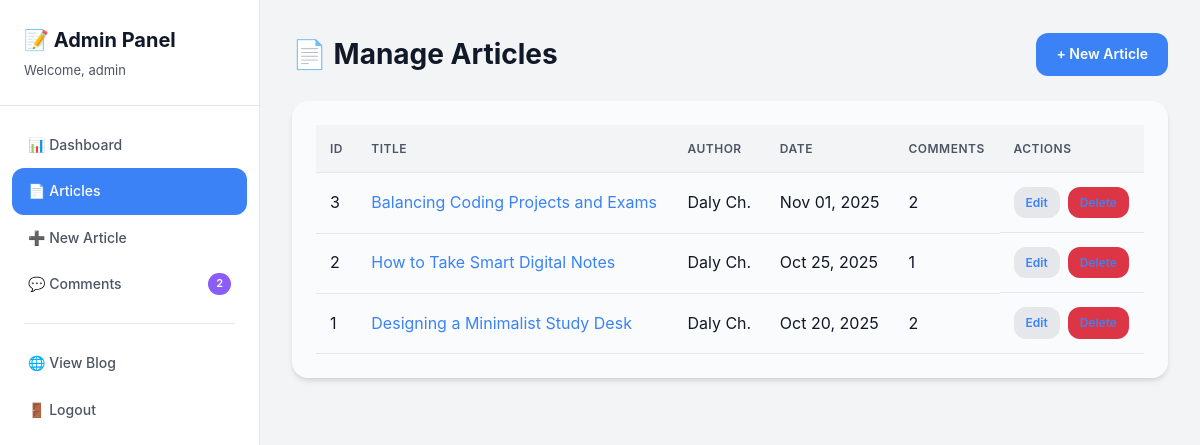
/admin/articles.php (signed in), run on the app's committed database.
### tables this page shows
CREATE TABLE IF NOT EXISTS articles (
    id INT AUTO_INCREMENT PRIMARY KEY,
    title VARCHAR(255) NOT NULL,
    summary TEXT,
    content TEXT NOT NULL,
    author VARCHAR(100) DEFAULT 'Anonymous',
    image_url VARCHAR(500),
    tags VARCHAR(255),
    read_time INT DEFAULT 5,
    created_at TIMESTAMP DEFAULT CURRENT_TIMESTAMP,
    updated_at TIMESTAMP DEFAULT CURRENT_TIMESTAMP ON UPDATE CURRENT_TIMESTAMP
);

### admin/includes/auth.php (called while the page is built, shortened)
<?php
function getAdminUsername() {
    return isset($_SESSION['admin_username']) ? $_SESSION['admin_username'] : '';
}
?>

### includes/config.php (called while the page is built, shortened)
<?php
function escape($string) {
    return htmlspecialchars($string, ENT_QUOTES, 'UTF-8');
}
function formatDate($date) {
    return date('M d, Y', strtotime($date));
}
?>

### admin/articles.php (the view, shortened to what this page needs)
<?php
require_once 'includes/auth.php';
require_once '../includes/config.php';
$pdo = getDbConnection();
$articles = $pdo->query("SELECT * FROM articles ORDER BY created_at DESC")->fetchAll();
$commentCounts = [];
$countStmt = $pdo->query("SELECT article_id, COUNT(*) as count FROM comments GROUP BY article_id");
foreach ($countStmt->fetchAll() as $row) {
    $commentCounts[$row['article_id']] = $row['count'];
}
$pendingComments = $pdo->query("SELECT COUNT(*) FROM comments WHERE is_approved = FALSE")->fetchColumn();
$currentTheme = isset($_COOKIE['theme']) ? $_COOKIE['theme'] : 'light';
?>
<!DOCTYPE html>
<html lang="en" data-theme="<?php echo htmlspecialchars($currentTheme); ?>">
<head>
    <link rel="stylesheet" href="/styles/base.css">
    <link rel="stylesheet" href="/styles/themes.css">
    <link rel="stylesheet" href="/styles/admin.css">
</head>
<body>
    <div class="admin-layout">
        <aside class="admin-sidebar">
            <div class="admin-brand">
                <h2>📝 Admin Panel</h2>
                <p>Welcome, <?php echo escape(getAdminUsername()); ?></p>
            </div>
            <nav class="admin-nav">
                <a href="/admin/index.php" class="admin-nav-link">📊 Dashboard</a>
                <a href="/admin/articles.php" class="admin-nav-link active">📄 Articles</a>
                <a href="/admin/article-form.php" class="admin-nav-link">➕ New Article</a>
                <a href="/admin/comments.php" class="admin-nav-link">
                    💬 Comments
                    <?php if ($pendingComments > 0): ?>
                    <span class="badge"><?php echo $pendingComments; ?></span>
                    <?php endif; ?>
                </a>
                <hr>
                <a href="/index.php" class="admin-nav-link" target="_blank">🌐 View Blog</a>
                <a href="/admin/logout.php" class="admin-nav-link">🚪 Logout</a>
            </nav>
        </aside>
        <main class="admin-main">
            <header class="admin-header">
                <h1>📄 Manage Articles</h1>
                <a href="/admin/article-form.php" class="btn btn-primary">+ New Article</a>
            </header>
            <?php if (empty($articles)): ?>
            <div class="admin-card">
                <p class="empty-message">No articles yet. <a href="/admin/article-form.php">Create your first article</a>.</p>
            </div>
            <?php else: ?>
            <div class="admin-card">
                <table class="admin-table">
                    <thead>
                        <tr>
                            <th>ID</th>
                            <th>Title</th>
                            <th>Author</th>
                            <th>Date</th>
                            <th>Comments</th>
                            <th>Actions</th>
                        </tr>
                    </thead>
                    <tbody>
                        <?php foreach ($articles as $article): ?>
                        <tr>
                            <td><?php echo $article['id']; ?></td>
                            <td>
                                <a href="/article.php?id=<?php echo $article['id']; ?>" target="_blank">
                                    <?php echo escape($article['title']); ?>
                                </a>
                            </td>
                            <td><?php echo escape($article['author']); ?></td>
                            <td><?php echo formatDate($article['created_at']); ?></td>
                            <td><?php echo isset($commentCounts[$article['id']]) ? $commentCounts[$article['id']] : 0; ?></td>
                            <td class="actions">
                                <a href="/admin/article-form.php?id=<?php echo $article['id']; ?>" class="btn btn-small btn-secondary">Edit</a>
                                <a href="/admin/articles.php?delete=<?php echo $article['id']; ?>"
                                   class="btn btn-small btn-danger"
                                   onclick="return confirm('Are you sure you want to delete this article? All comments will also be deleted.')">Delete</a>
                            </td>
                        </tr>
                        <?php endforeach; ?>
                    </tbody>
                </table>
            </div>
            <?php endif; ?>
        </main>
    </div>
</body>
</html>

### styles/base.css (style rules this page uses)
:root { --font-sans: -apple-system, BlinkMacSystemFont, "Segoe UI", Roboto, "Helvetica Neue", Arial, sans-serif; --font-mono: "SF Mono", Monaco, "Cascadia Code", "Roboto Mono", Consolas, monospace; --radius-sm: 8px; --radius-md: 12px; --radius-lg: 16px; --radius-xl: 24px; --shadow-sm: 0 1px 2px 0 rgba(0, 0, 0, 0.05); --shadow-md: 0 4px 6px -1px rgba(0, 0, 0, 0.1), 0 2px 4px -1px rgba(0, 0, 0, 0.06); --shadow-lg: 0 10px 15px -3px rgba(0, 0, 0, 0.1), 0 4px 6px -2px rgba(0, 0, 0, 0.05); --shadow-xl: 0 20px 25px -5px rgba(0, 0, 0, 0.1), 0 10px 10px -5px rgba(0, 0, 0, 0.04); --transition-fast: 150ms cubic-bezier(0.4, 0, 0.2, 1); --transition-base: 200ms cubic-bezier(0.4, 0, 0.2, 1); --transition-slow: 300ms cubic-bezier(0.4, 0, 0.2, 1); --z-base: 1; --z-dropdown: 10; --z-sticky: 20; --z-fixed: 30; --z-modal: 40; --z-toast: 50; }
* { box-sizing: border-box; margin: 0; padding: 0; }
html { scroll-behavior: smooth; }
body { font-family: var(--font-sans); font-size: 16px; line-height: 1.6; color: var(--text-primary); background-color: var(--bg-primary); transition: background-color var(--transition-base), color var(--transition-base); -webkit-font-smoothing: antialiased; -moz-osx-font-smoothing: grayscale; }
a { color: var(--accent-primary); text-decoration: none; transition: color var(--transition-fast); }

### styles/themes.css (style rules this page uses)
[data-theme="light"] { --bg-primary: #fafbfc; --bg-secondary: #f3f4f6; --bg-tertiary: #e5e7eb; --bg-elevated: #ffffff; --text-primary: #111827; --text-secondary: #4b5563; --text-tertiary: #9ca3af; --border-primary: #e5e7eb; --border-secondary: #f3f4f6; --border-hover: #d1d5db; --accent-primary: #3b82f6; --accent-secondary: #8b5cf6; --accent-hover: #2563eb; }

### styles/admin.css (style rules this page uses)
.admin-layout { display: flex; min-height: 100vh; }
.admin-sidebar { width: 260px; background: var(--bg-elevated); border-right: 1px solid var(--border-primary); padding: 24px 0; position: fixed; top: 0; left: 0; height: 100vh; overflow-y: auto; }
.admin-brand { padding: 0 24px 24px; border-bottom: 1px solid var(--border-primary); margin-bottom: 16px; }
.admin-brand h2 { font-size: 20px; margin-bottom: 4px; color: var(--text-primary); }
.admin-brand p { font-size: 13px; color: var(--text-secondary); }
.admin-nav { padding: 0 12px; }
.admin-nav hr { border: none; border-top: 1px solid var(--border-primary); margin: 16px 12px; }
.admin-nav-link { display: flex; align-items: center; gap: 8px; padding: 12px 16px; border-radius: var(--radius-md); color: var(--text-secondary); font-size: 14px; font-weight: 500; transition: all var(--transition-fast); text-decoration: none; }
.admin-nav-link.active { background: var(--accent-primary); color: white; }
.badge { background: var(--accent-secondary); color: white; font-size: 11px; font-weight: 600; padding: 2px 8px; border-radius: 12px; margin-left: auto; }
.admin-main { flex: 1; margin-left: 260px; padding: 32px; background: var(--bg-secondary); min-height: 100vh; }
.admin-header { display: flex; align-items: center; justify-content: space-between; margin-bottom: 24px; }
.admin-header h1 { font-size: 28px; color: var(--text-primary); }
.admin-card { background: var(--bg-primary); padding: 24px; border-radius: var(--radius-lg); box-shadow: var(--shadow-md); }
.btn { display: inline-flex; align-items: center; justify-content: center; gap: 8px; padding: 10px 20px; border-radius: var(--radius-md); font-size: 14px; font-weight: 600; cursor: pointer; transition: all var(--transition-fast); text-decoration: none; border: none; }
.btn-primary { background: var(--accent-primary); color: white; }
.btn-secondary { background: var(--bg-tertiary); color: var(--text-primary); }
.btn-danger { background: #dc3545; color: white; }
.btn-small { padding: 6px 12px; font-size: 12px; }
.admin-table { width: 100%; border-collapse: collapse; }
.admin-table th, .admin-table td { padding: 14px; text-align: left; border-bottom: 1px solid var(--border-primary); }
.admin-table th { background: var(--bg-secondary); font-weight: 600; color: var(--text-secondary); font-size: 12px; text-transform: uppercase; letter-spacing: 0.5px; }
.admin-table td { color: var(--text-primary); }
.admin-table td a { color: var(--accent-primary); }
.admin-table .actions { display: flex; gap: 8px; }

### data on the page
articles: id "3", title "Balancing Coding Projects and Exams", author "Daly Ch.", created_at "Nov 01, 2025", id "2"
articles: id "2", title "How to Take Smart Digital Notes", author "Daly Ch.", created_at "Oct 25, 2025", id "1"
articles: id "1", title "Designing a Minimalist Study Desk", author "Daly Ch.", created_at "Oct 20, 2025", id "2"

### other printed values
getAdminUsername() "admin"
$pendingComments "2"
